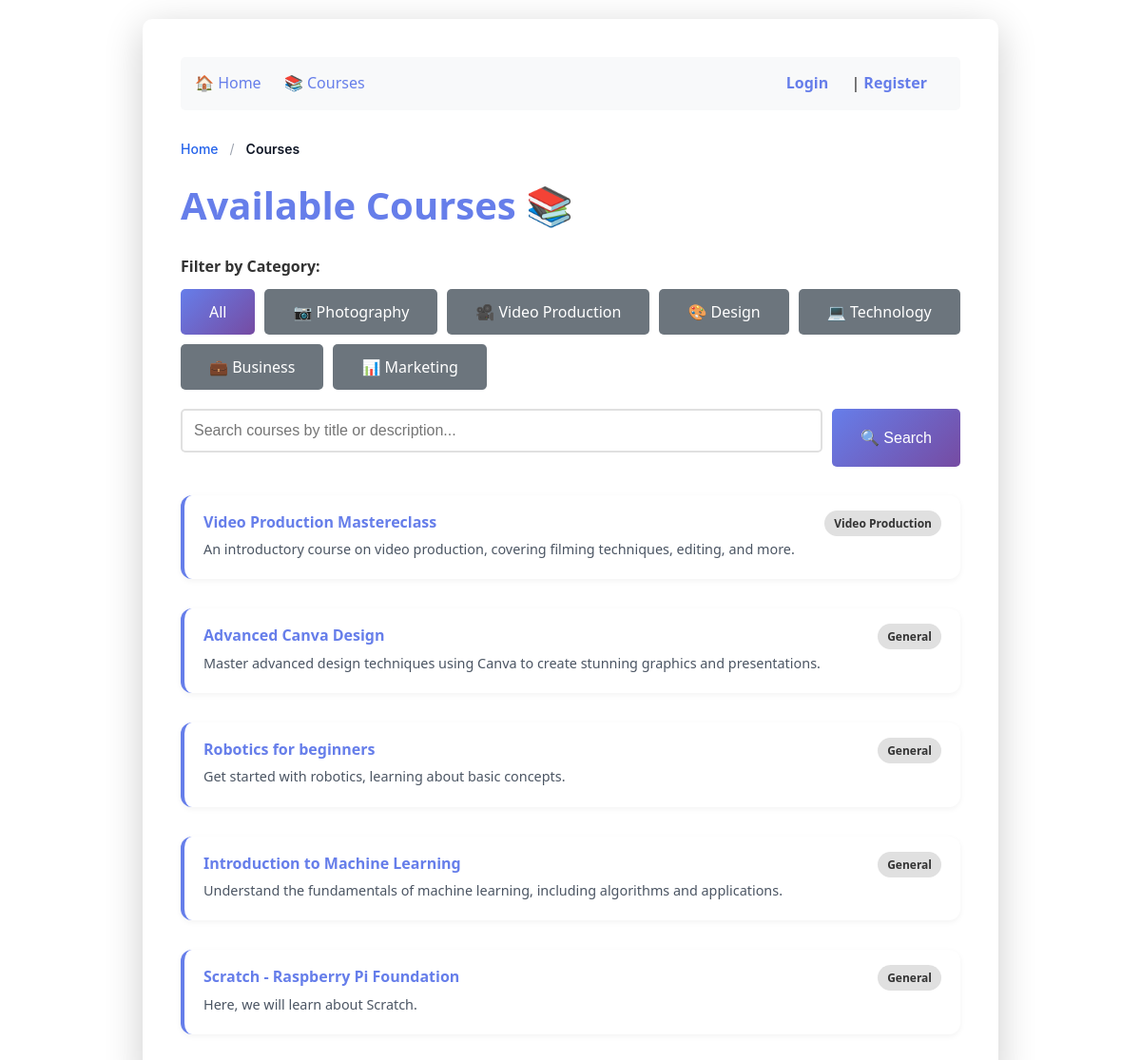
Screenshot of /courses with the database file from the repository.
### tables this page shows
CREATE TABLE courses (
                   id INTEGER PRIMARY KEY,
                   title TEXT NOT NULL,
                   description TEXT NOT NULL
               , video_url TEXT, category TEXT DEFAULT 'General');

### routes/courses.py (the view)
    @app.route('/courses')
    def courses():
        search_query = request.args.get('search', '').strip()
        category_filter = request.args.get('category', '').strip()  # NEW!
        conn = get_db_connection()
        if search_query and category_filter:
            courses_list = conn.execute(
                'SELECT * FROM courses WHERE (title LIKE ? OR description LIKE ?) AND category = ?',
                (f'%{search_query}%', f'%{search_query}%', category_filter)
            ).fetchall()
        elif search_query:
            courses_list = conn.execute(
                'SELECT * FROM courses WHERE title LIKE ? OR description LIKE ?',
                (f'%{search_query}%', f'%{search_query}%')
            ).fetchall()
        elif category_filter:
            courses_list = conn.execute(
                'SELECT * FROM courses WHERE category = ?',
                (category_filter,)
            ).fetchall()
        else:
            courses_list = conn.execute('SELECT * FROM courses').fetchall()
        conn.close()
        user = session.get('username')
        admin = is_admin()
        breadcrumbs = [
            { "name": "Home", "url": "/" },
            { "name": "Courses", "url": None } # None for the active page
        ]
        return render_template('courses.html', courses=courses_list,
                            username=user, is_admin=admin,
                            search_query=search_query,
                            category_filter=category_filter,
                            breadcrumbs=breadcrumbs)

### helpers.py (called while the page is built, shortened)
def get_db_connection():
    conn = sqlite3.connect('lms.db')
    conn.row_factory = sqlite3.Row
    return conn

def is_admin():
    if 'username' not in session:
        return False

### templates/courses.html (shortened to what this page needs)
{% extends "base.html" %}
{% block content %}
    <h1>Available Courses 📚</h1>
    <div style="margin-bottom: 20px;">
        <strong>Filter by Category:</strong>
        <div class="category-filters">
            <a href="/courses" class="btn filter-btn {% if not category_filter %}active{% else %}inactive{% endif %}">
                All
            </a>
            <a href="/courses?category=Photography" class="btn filter-btn {% if category_filter == 'Photography' %}active{% else %}inactive{% endif %}">
                📷 Photography
            </a>
            <a href="/courses?category=Video Production" class="btn filter-btn {% if category_filter == 'Video Production' %}active{% else %}inactive{% endif %}">
                🎥 Video Production
            </a>
            <a href="/courses?category=Design" class="btn filter-btn {% if category_filter == 'Design' %}active{% else %}inactive{% endif %}">
                🎨 Design
            </a>
            <a href="/courses?category=Technology" class="btn filter-btn {% if category_filter == 'Technology' %}active{% else %}inactive{% endif %}">
                💻 Technology
            </a>
            <a href="/courses?category=Business" class="btn filter-btn {% if category_filter == 'Business' %}active{% else %}inactive{% endif %}">
                💼 Business
            </a>
            <a href="/courses?category=Marketing" class="btn filter-btn {% if category_filter == 'Marketing' %}active{% else %}inactive{% endif %}">
                📊 Marketing
            </a>
        </div>
    </div>
    <form method="GET" action="/courses" class="search-container">
        <input type="text"
               name="search"
               placeholder="Search courses by title or description..."
               value="{{ search_query or '' }}"
               class="search-input">
        <button type="submit" class="btn">🔍 Search</button>
    </form>
    {% if courses|length > 0 %}
        <ul class="course-list">
            {% for course in courses %}
                <li class="course-item">
                    <div class="course-item-content">
                        <div class="course-item-text">
                            <h3><a href="/course/{{ course.id }}">{{ course.title }}</a></h3>
                            <p>{{ course.description }}</p>
                        </div>
                        {% if course.category %}
                            <span class="category-badge">{{ course.category }}</span>
                        {% endif %}
                    </div>
                </li>
            {% endfor %}
        </ul>
    {% else %}
        <div class="empty-state">
            <h3>No courses found</h3>
            <p>Try a different search term or category, or <a href="/courses">view all courses</a>.</p>
        </div>
    {% endif %}
{% endblock %}

### static/css/style.css (style rules this page uses)
* { margin: 0; padding: 0; box-sizing: border-box; }
body { font-family: 'Segoe UI', Tahoma, Geneva, Verdana, sans-serif; line-height: 1.6; color: #333; background-color: linear-gradient(135deg, #667eea 0%, #764ba2 100%); padding: 20px; }
h1 { color: #667eea; margin-bottom: 20px; font-size: 2.5rem; }
a { color: #667eea; text-decoration: none; transition: color 0.3s ease; }
form { margin: 20px 0; }
input[type="text"], input[type="password"], textarea { width: 100%; padding: 12px; border: 2px solid #e0e0e0; border-radius: 5px; font-size: 16px; transition: border-color 0.3s; margin-bottom: 15px; }
button[type="submit"], .btn { background: linear-gradient(135deg, #667eea 0%, #764ba2 100%); color: white; padding: 12px 30px; border: none; border-radius: 5px; font-size: 16px; cursor: pointer; transition: transform 0.2s, box-shadow 0.2s; }
.course-list { list-style: none; padding: 0; }
.course-item { background: #f8f9fa; padding: 20px; margin-bottom: 15px; border-radius: 5px; border-left: 4px solid #667eea; transition: transform 0.2s, box-shadow 0.2s; }
.course-item h3 { color: #667eea; margin-bottom: 10px; }
.course-item p { color: #666; }
.category-filters { display: flex; gap: 10px; flex-wrap: wrap; margin-top: 10px; }
.filter-btn { display: inline-block; text-decoration: none; line-height: 1.5; }
.filter-btn.active { background: linear-gradient(135deg, #667eea 0%, #764ba2 100%) !important; }
.filter-btn.inactive { background: #6c757d !important; }
.search-container { display: flex; gap: 10px; margin-bottom: 30px; }
.search-input { flex: 1; }
.course-item-content { display: flex; justify-content: space-between; align-items: start; }
.course-item-text { flex: 1; }
.category-badge { background: #667eea; color: white; padding: 5px 15px; border-radius: 20px; font-size: 14px; white-space: nowrap; margin-left: 15px; }
.course-list { list-style: none; padding: 0; margin: 0; display: grid; gap: 1rem; }
.course-item { background: #fff; border-radius: 12px; padding: 1rem 1.25rem; box-shadow: 0 2px 6px rgba(0,0,0,0.05); transition: transform 0.2s ease, box-shadow 0.2s ease; }
.course-item-content { display: flex; justify-content: space-between; align-items: flex-start; flex-wrap: wrap; gap: 0.75rem; }
.course-item-text h3 { font-size: 1rem; margin: 0 0 0.25rem 0; }
.course-item-text p { font-size: 0.9rem; color: #4b5563; margin: 0.25rem 0; }
.category-badge { background-color: #eff6ff; color: #1e40af; font-size: 0.75rem; font-weight: 600; padding: 4px 10px; border-radius: 9999px; align-self: flex-start; }
.category-badge { background-color: #e0e0e0; color: #333; padding: 4px 10px; border-radius: 15px; font-weight: 600; }

### rows the page displays
courses: title "Video Production Mastereclass", description "An introductory course on video production, covering filming techniques, editing, and more.", category "Video Production"
courses: title "Advanced Canva Design", description "Master advanced design techniques using Canva to create stunning graphics and presentations.", category "General"
courses: title "Robotics for beginners", description "Get started with robotics, learning about basic concepts.", category "General"
courses: title "Introduction to Machine Learning", description "Understand the fundamentals of machine learning, including algorithms and applications.", category "General"
courses: title "Scratch - Raspberry Pi Foundation", description "Here, we will learn about Scratch.", category "General"

### other values shown
{{ crumb.name }} "Home"
{{ crumb.name }} "Courses"
